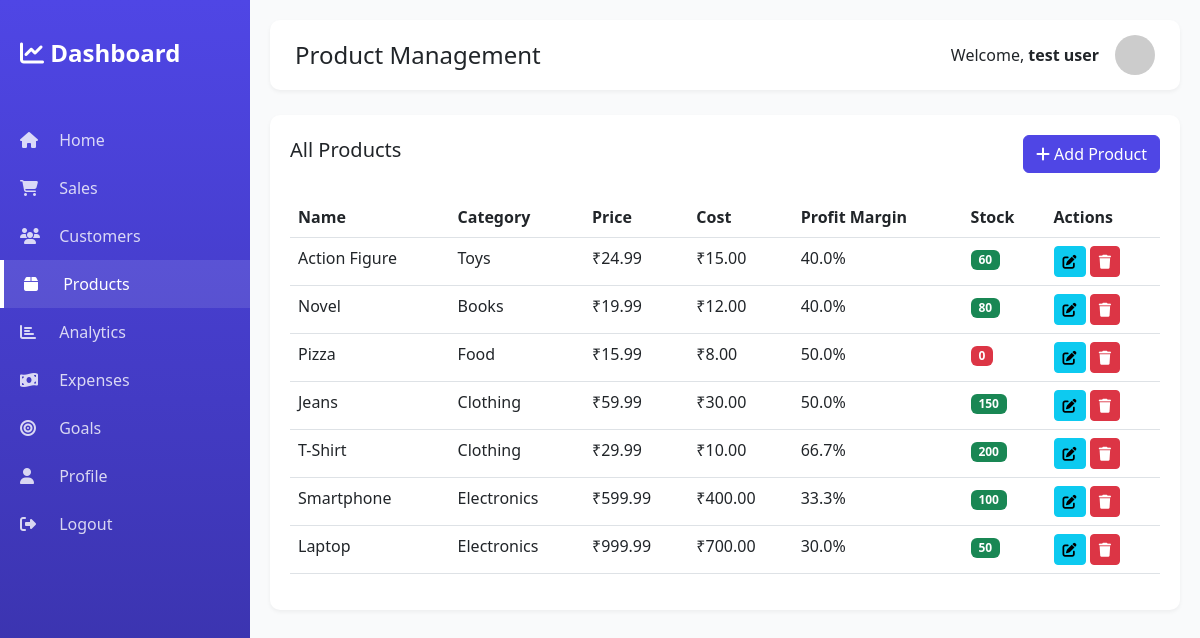
Screenshot of /products/ (signed in) with the database file from the repository.
### dashboard/models.py (models this page shows, shortened)
class Product(models.Model):
    name = models.CharField(max_length=200)
    description = models.TextField(blank=True)
    category = models.ForeignKey(Category, on_delete=models.SET_NULL, null=True, related_name='products')
    price = models.DecimalField(max_digits=10, decimal_places=2, validators=[MinValueValidator(Decimal('0.01'))])
    cost = models.DecimalField(max_digits=10, decimal_places=2, validators=[MinValueValidator(Decimal('0.00'))])
    stock_quantity = models.IntegerField(default=0, validators=[MinValueValidator(0)])
    user = models.ForeignKey(User, on_delete=models.CASCADE, related_name='products')
    created_at = models.DateTimeField(auto_now_add=True)
    updated_at = models.DateTimeField(auto_now=True)
    class Meta:
        ordering = ['-created_at']
    @property
    def profit_margin(self):
        if self.price > 0:
            return ((self.price - self.cost) / self.price) * 100
        return 0

class Category(models.Model):
    name = models.CharField(max_length=100)
    description = models.TextField(blank=True)
    user = models.ForeignKey(User, on_delete=models.CASCADE, related_name='categories')
    created_at = models.DateTimeField(auto_now_add=True)
    class Meta:
        verbose_name_plural = 'Categories'
        ordering = ['name']

### dashboard/views.py (the view)
# urls.py: path('products/', views.products_list, name='products_list'),
@login_required
def products_list(request):
    products = Product.objects.filter(user=request.user).select_related('category')
    category_filter = request.GET.get('category')
    if category_filter:
        products = products.filter(category_id=category_filter)
    categories = Category.objects.filter(user=request.user)
    return render(request, 'dashboard/products_list.html', {
        'products': products,
        'categories': categories,
        'category_filter': category_filter,
    })

### templates/dashboard/products_list.html (shortened to what this page needs)
{% extends 'base.html' %}
{% block page_title %}Product Management{% endblock %}
{% block content %}
<div class="table-container">
    <div class="d-flex justify-content-between align-items-center mb-4">
        <h5>All Products</h5>
        <a href="{% url 'dashboard:product_create' %}" class="btn btn-primary">
            <i class="fas fa-plus"></i> Add Product
        </a>
    </div>
    <div class="table-responsive">
        <table class="table table-hover">
            <thead>
                <tr>
                    <th>Name</th>
                    <th>Category</th>
                    <th>Price</th>
                    <th>Cost</th>
                    <th>Profit Margin</th>
                    <th>Stock</th>
                    <th>Actions</th>
                </tr>
            </thead>
            <tbody>
                {% for product in products %}
                <tr>
                    <td>{{ product.name }}</td>
                    <td>{{ product.category.name|default:"Uncategorized" }}</td>
                    <td>₹{{ product.price }}</td>
                    <td>₹{{ product.cost }}</td>
                    <td>{{ product.profit_margin|floatformat:1 }}%</td>
                    <td>
                        {% if product.stock_quantity < 10 %}
                        <span class="badge bg-danger">{{ product.stock_quantity }}</span>
                        {% else %}
                        <span class="badge bg-success">{{ product.stock_quantity }}</span>
                        {% endif %}
                    </td>
                    <td>
                        <a href="{% url 'dashboard:product_update' product.pk %}" class="btn btn-sm btn-info">
                            <i class="fas fa-edit"></i>
                        </a>
                        <a href="{% url 'dashboard:product_delete' product.pk %}" class="btn btn-sm btn-danger">
                            <i class="fas fa-trash"></i>
                        </a>
                    </td>
                </tr>
                {% empty %}
                <tr>
                    <td colspan="7" class="text-center text-muted">No products found</td>
                </tr>
                {% endfor %}
            </tbody>
        </table>
    </div>
</div>
{% endblock %}

### templates/base.html (shortened to what this page needs)
<!DOCTYPE html>
{% load static %}
<html lang="en">
<head>
    <link href="https://cdn.jsdelivr.net/npm/bootstrap@5.3.0/dist/css/bootstrap.min.css" rel="stylesheet">
    <link rel="stylesheet" href="https://cdnjs.cloudflare.com/ajax/libs/font-awesome/6.4.0/css/all.min.css">
    <link rel="stylesheet" href="{% static 'css/dashboard.css' %}">
</head>
<body>
    {% if user.is_authenticated %}
    <div class="sidebar">
        <a href="{% url 'dashboard:home' %}" class="sidebar-brand">
            <i class="fas fa-chart-line"></i> Dashboard
        </a>
        <ul class="sidebar-menu">
            <li>
                <a href="{% url 'dashboard:home' %}" class="{% if request.resolver_match.url_name == 'home' %}active{% endif %}">
                    <i class="fas fa-home"></i> Home
                </a>
            </li>
            <li>
                <a href="{% url 'dashboard:sales_list' %}" class="{% if 'sales' in request.path %}active{% endif %}">
                    <i class="fas fa-shopping-cart"></i> Sales
                </a>
            </li>
            <li>
                <a href="{% url 'dashboard:customers_list' %}" class="{% if 'customers' in request.path %}active{% endif %}">
                    <i class="fas fa-users"></i> Customers
                </a>
            </li>
            <li>
                <a href="{% url 'dashboard:products_list' %}" class="{% if 'products' in request.path %}active{% endif %}">
                    <i class="fas fa-box"></i> Products
                </a>
            </li>
            <li>
                <a href="{% url 'dashboard:analytics' %}" class="{% if 'analytics' in request.path %}active{% endif %}">
                    <i class="fas fa-chart-bar"></i> Analytics
                </a>
            </li>
            <li>
                <a href="{% url 'dashboard:expenses_list' %}" class="{% if 'expenses' in request.path %}active{% endif %}">
                    <i class="fas fa-money-bill-wave"></i> Expenses
                </a>
            </li>
            <li>
                <a href="{% url 'dashboard:goals_list' %}" class="{% if 'goals' in request.path %}active{% endif %}">
                    <i class="fas fa-bullseye"></i> Goals
                </a>
            </li>
            <li>
                <a href="{% url 'accounts:profile' %}" class="{% if 'profile' in request.path %}active{% endif %}">
                    <i class="fas fa-user"></i> Profile
                </a>
            </li>
            <li>
                <a href="{% url 'accounts:logout' %}">
                    <i class="fas fa-sign-out-alt"></i> Logout
                </a>
            </li>
        </ul>
    </div>
    <div class="main-content">
        <div class="top-navbar d-flex justify-content-between align-items-center">
            <div>
                <h4 class="mb-0">{% block page_title %}Dashboard{% endblock %}</h4>
            </div>
            <div class="d-flex align-items-center">
                <span class="me-3">Welcome, <strong>{{ user.get_full_name|default:user.username }}</strong></span>
                <img src="https://ui-avatars.com/api/?name={{ user.get_full_name|default:user.username }}&background=4F46E5&color=fff"
                     alt="Avatar" class="rounded-circle" width="40" height="40">
            </div>
        </div>
        {% block content %}{% endblock %}
    </div>
    {% endif %}
</body>
</html>

### static/css/dashboard.css (style rules this page uses)
:root { --primary-color: #4F46E5; --secondary-color: #10B981; --danger-color: #EF4444; --warning-color: #F59E0B; --dark-color: #1F2937; --light-bg: #F9FAFB; }
body { background-color: var(--light-bg); font-family: 'Segoe UI', Tahoma, Geneva, Verdana, sans-serif; }
.sidebar { min-height: 100vh; background: linear-gradient(180deg, var(--primary-color) 0%, #3730A3 100%); color: white; position: fixed; top: 0; left: 0; width: 250px; padding: 20px 0; z-index: 1000; }
.sidebar-brand { padding: 15px 20px; font-size: 24px; font-weight: bold; color: white; text-decoration: none; display: block; }
.sidebar-menu { list-style: none; padding: 0; margin: 30px 0; }
.sidebar-menu li a { display: block; padding: 12px 20px; color: rgba(255, 255, 255, 0.8); text-decoration: none; transition: all 0.3s; }
.sidebar-menu li a:hover, .sidebar-menu li a.active { background-color: rgba(255, 255, 255, 0.1); color: white; border-left: 4px solid white; }
.sidebar-menu li a i { width: 25px; margin-right: 10px; }
.main-content { margin-left: 250px; padding: 20px; }
.top-navbar { background: white; padding: 15px 25px; margin-bottom: 25px; border-radius: 10px; box-shadow: 0 2px 4px rgba(0,0,0,0.05); }
.table-container { background: white; border-radius: 10px; padding: 20px; box-shadow: 0 2px 4px rgba(0,0,0,0.05); }
.btn-primary { background-color: var(--primary-color); border-color: var(--primary-color); }

### rows the page displays
Product: name "Action Figure", category.name "Toys", price "24.99", cost "15.00", profit_margin "40.0", stock_quantity "60"
Product: name "Novel", category.name "Books", price "19.99", cost "12.00", profit_margin "40.0", stock_quantity "80"
Product: name "Pizza", category.name "Food", price "15.99", cost "8.00", profit_margin "50.0", stock_quantity "0"
Product: name "Jeans", category.name "Clothing", price "59.99", cost "30.00", profit_margin "50.0", stock_quantity "150"
Product: name "T-Shirt", category.name "Clothing", price "29.99", cost "10.00", profit_margin "66.7", stock_quantity "200"
Product: name "Smartphone", category.name "Electronics", price "599.99", cost "400.00", profit_margin "33.3", stock_quantity "100"
Product: name "Laptop", category.name "Electronics", price "999.99", cost "700.00", profit_margin "30.0", stock_quantity "50"

### other values shown
{{ user.get_full_name|default:user.username }} "test user"
